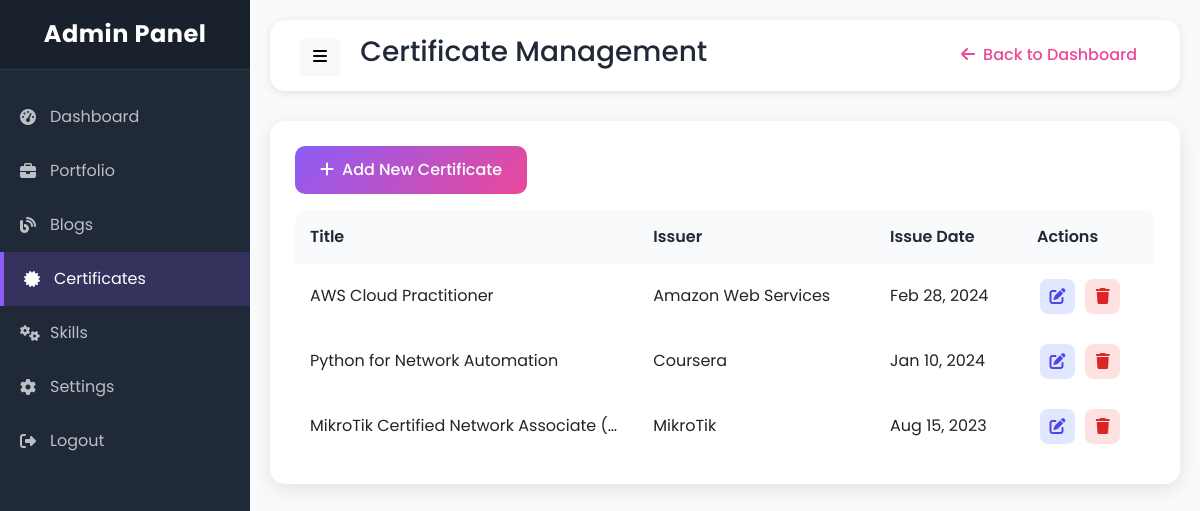
Screenshot of /admin/certificates.php (signed in) with the database file from the repository.
### tables this page shows
CREATE TABLE certificates (
    id INT PRIMARY KEY AUTO_INCREMENT,
    title VARCHAR(100) NOT NULL,
    issuer VARCHAR(100),
    issue_date DATE,
    image VARCHAR(255),
    created_at TIMESTAMP DEFAULT CURRENT_TIMESTAMP
);

### admin/certificates.php (the view, shortened to what this page needs)
<?php
require_once '../includes/config.php';
$certificates = $pdo->query("SELECT * FROM certificates ORDER BY issue_date DESC")->fetchAll();
?>
<!DOCTYPE html>
<html lang="en">
<head>
    <link href="https://cdn.jsdelivr.net/npm/bootstrap@5.3.2/dist/css/bootstrap.min.css" rel="stylesheet">
    <link href="https://cdnjs.cloudflare.com/ajax/libs/font-awesome/6.5.1/css/all.min.css" rel="stylesheet">
    <link href="../assets/css/admin.css" rel="stylesheet">
</head>
<body>
    <div class="admin-layout">
        <div class="admin-sidebar">
            <div class="admin-sidebar-header">
                <h4>Admin Panel</h4>
            </div>
            <nav class="admin-sidebar-menu">
                <a href="index.php" class="admin-menu-item">
                    <i class="fas fa-tachometer-alt"></i> Dashboard
                </a>
                <a href="portfolio.php" class="admin-menu-item">
                    <i class="fas fa-briefcase"></i> Portfolio
                </a>
                <a href="blogs.php" class="admin-menu-item">
                    <i class="fas fa-blog"></i> Blogs
                </a>
                <a href="certificates.php" class="admin-menu-item active">
                    <i class="fas fa-certificate"></i> Certificates
                </a>
                <a href="skills.php" class="admin-menu-item">
                    <i class="fas fa-cogs"></i> Skills
                </a>
                <a href="settings.php" class="admin-menu-item">
                    <i class="fas fa-cog"></i> Settings
                </a>
                <a href="logout.php" class="admin-menu-item">
                    <i class="fas fa-sign-out-alt"></i> Logout
                </a>
            </nav>
        </div>
        <div class="admin-content">
            <div class="admin-topbar">
                <div>
                    <button class="btn btn-light" id="sidebarToggle">
                        <i class="fas fa-bars"></i>
                    </button>
                    <h3 class="d-inline-block ms-3">Certificate Management</h3>
                </div>
                <div>
                    <a href="index.php" class="btn btn-gradient">
                        <i class="fas fa-arrow-left me-2"></i>Back to Dashboard
                    </a>
                </div>
            </div>
            <div class="admin-card">
                <button class="btn btn-primary mb-3" data-bs-toggle="modal" data-bs-target="#certModal">
                    <i class="fas fa-plus me-2"></i>Add New Certificate
                </button>
                <div class="table-responsive">
                    <table class="admin-table">
                        <thead>
                            <tr>
                                <th>Title</th>
                                <th>Issuer</th>
                                <th>Issue Date</th>
                                <th>Actions</th>
                            </tr>
                        </thead>
                        <tbody>
                            <?php foreach ($certificates as $item): ?>
                            <tr>
                                <td><?php echo htmlspecialchars($item['title']); ?></td>
                                <td><?php echo htmlspecialchars($item['issuer']); ?></td>
                                <td><?php echo date('M d, Y', strtotime($item['issue_date'])); ?></td>
                                <td>
                                    <a href="?edit=<?php echo $item['id']; ?>" class="btn btn-action btn-edit">
                                        <i class="fas fa-edit"></i>
                                    </a>
                                    <a href="?delete=<?php echo $item['id']; ?>" class="btn btn-action btn-delete">
                                        <i class="fas fa-trash"></i>
                                    </a>
                                </td>
                            </tr>
                            <?php endforeach; ?>
                        </tbody>
                    </table>
                </div>
            </div>
        </div>
    </div>
</body>
</html>

### assets/css/admin.css (style rules this page uses)
:root { --primary: #8B5CF6; --secondary: #EC4899; --dark: #1F2937; --light: #F9FAFB; --white: #FFFFFF; }
body { font-family: 'Poppins', sans-serif; background: var(--light); overflow-x: hidden; width: 100%; max-width: 100%; }
html { overflow-x: hidden; }
* { box-sizing: border-box; }
.admin-layout { display: flex; min-height: 100vh; overflow-x: hidden; position: relative; }
.admin-sidebar { width: 250px; background: #1F2937; color: #FFFFFF; position: fixed; height: 100vh; overflow-y: auto; overflow-x: hidden; transition: all 0.3s ease; }
.admin-sidebar-header { padding: 20px; background: rgba(0, 0, 0, 0.2); text-align: center; border-bottom: 1px solid rgba(255, 255, 255, 0.1); }
.admin-sidebar-header h4 { margin: 0; font-weight: 700; color: #FFFFFF !important; text-shadow: none; letter-spacing: 0.5px; }
.admin-sidebar-menu { padding: 20px 0; }
.admin-menu-item { padding: 15px 20px; color: rgba(255,255,255, 0.7); display: flex; align-items: center; gap: 10px; transition: all 0.3s ease; text-decoration: none; }
.admin-menu-item:hover, .admin-menu-item.active { background: rgba(139, 92, 246, 0.2); color: #FFFFFF; border-left: 4px solid var(--primary); }
.admin-menu-item:hover, .admin-menu-item.active { background: rgba(139, 92, 246, 0.2); color: var(--white); border-left: 4px solid var(--primary); }
.admin-menu-item i { width: 20px; }
.admin-content { flex: 1; margin-left: 250px; padding: 20px; }
.admin-topbar { background: var(--white); padding: 15px 30px; border-radius: 15px; box-shadow: 0 2px 10px rgba(0, 0, 0, 0.1); margin-bottom: 30px; display: flex; justify-content: space-between; align-items: center; }
.admin-topbar h3 { margin: 0; color: var(--dark); }
.admin-topbar a { color: var(--secondary); font-weight: 500; white-space: nowrap; overflow: hidden; text-overflow: ellipsis; }
.btn { white-space: nowrap; overflow: hidden; text-overflow: ellipsis; }
a { max-width: 100%; }
.admin-card { background: var(--white); border-radius: 15px; box-shadow: 0 5px 20px rgba(0, 0, 0, 0.1); padding: 25px; margin-bottom: 20px; width: 100%; max-width: 100%; overflow: hidden; }
.admin-table { width: 100%; min-width: 800px; }
.table-responsive { overflow-x: auto; -webkit-overflow-scrolling: touch; margin: 0; padding: 0; border-radius: 10px; width: 100%; }
.admin-table th { background: var(--light); padding: 15px; font-weight: 600; color: var(--dark); border: none; white-space: nowrap; }
.admin-table td { padding: 15px; border-color: #E5E7EB; vertical-align: middle; max-width: 300px; overflow: hidden; text-overflow: ellipsis; white-space: nowrap; }
.admin-table td:first-child, .admin-table th:first-child { min-width: 80px; }
.admin-table td:last-child, .admin-table th:last-child { min-width: 100px; }
.btn-action { width: 35px; height: 35px; border-radius: 8px; display: inline-flex; align-items: center; justify-content: center; margin: 0 3px; transition: all 0.3s ease; }
.btn-edit { background: #E0E7FF; color: #4F46E5; }
.btn-delete { background: #FEE2E2; color: #DC2626; }
.btn-primary { background: linear-gradient(135deg, var(--primary) 0%, var(--secondary) 100%); border: none; padding: 12px 25px; border-radius: 10px; font-weight: 500; transition: all 0.3s ease; }

### rows the page displays
certificates: title "AWS Cloud Practitioner", issuer "Amazon Web Services", issue_date "Feb 28, 2024"
certificates: title "Python for Network Automation", issuer "Coursera", issue_date "Jan 10, 2024"
certificates: title "MikroTik Certified Network Associate (…", issuer "MikroTik", issue_date "Aug 15, 2023"
